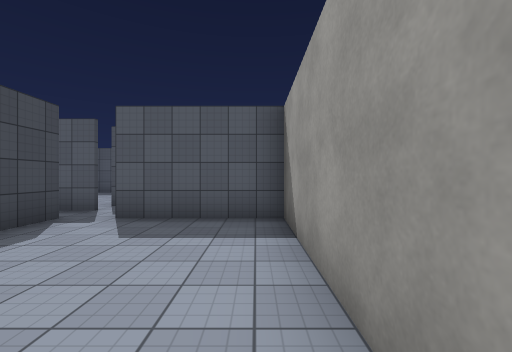
[1] (above)

16 first-person views from a walk through a Unity game level. The camera is 1.5 m above the floor, looks level and sees 90° across. The floor is counted in squares, 2 m on a side. Each view is taken from the middle of a square. On the plan, view 1 faces up. The plan holds only what a view shows up to about 9 squares ahead; the rest is blank. The place goes on beyond the plan. Surface patterns are stand-ins for the level's own textures.

[2]
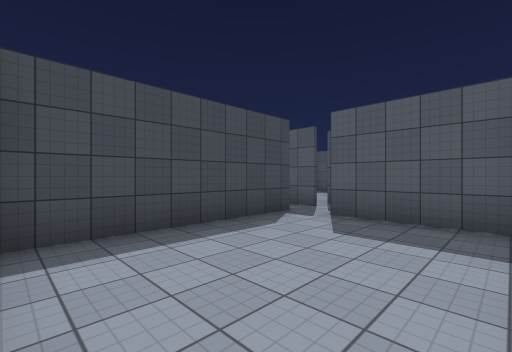

[3]
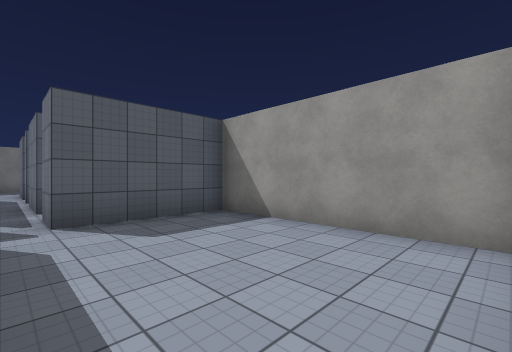

[4]
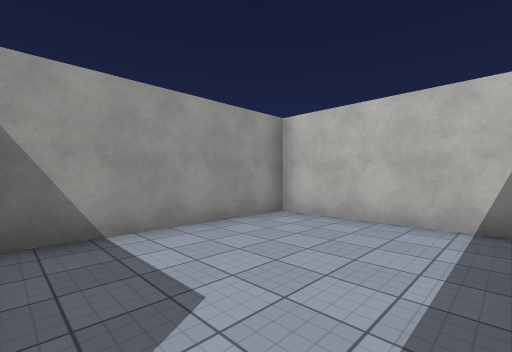

[5]
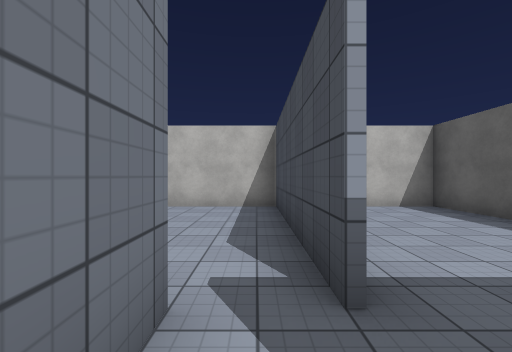

[6]
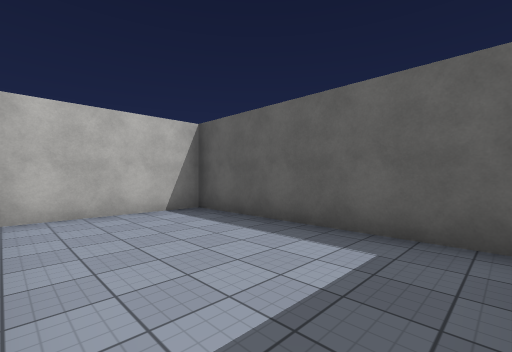

[7]
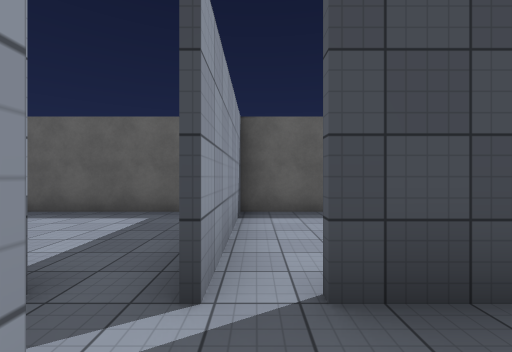

[8]
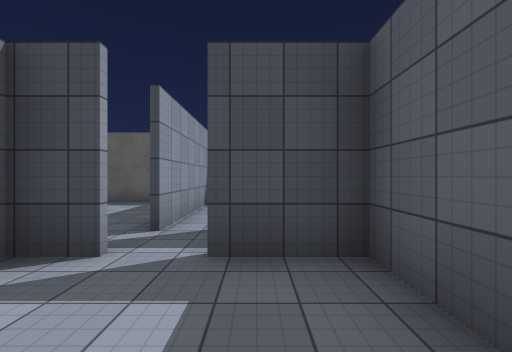

[9]
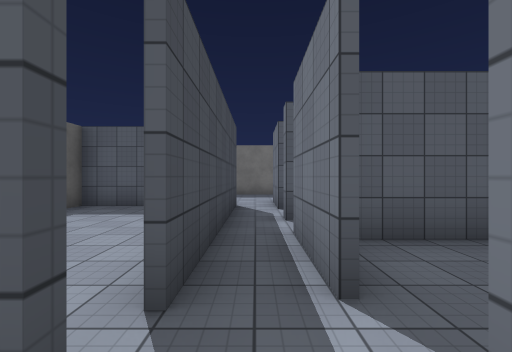

[10]
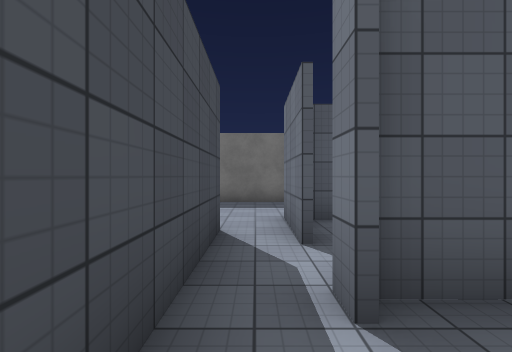

[11]
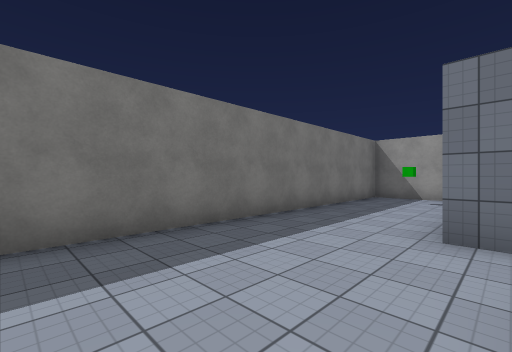

[12]
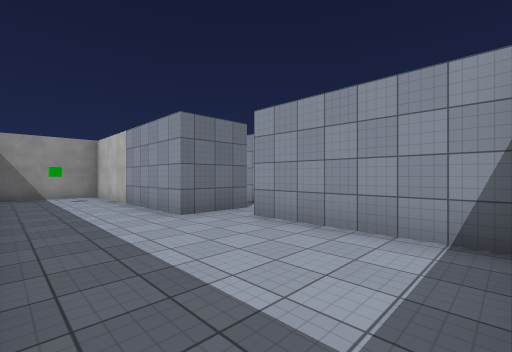

[13]
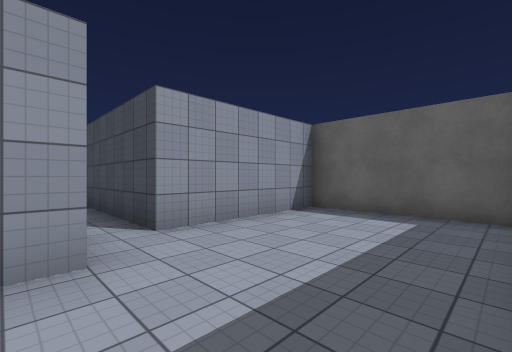

[14]
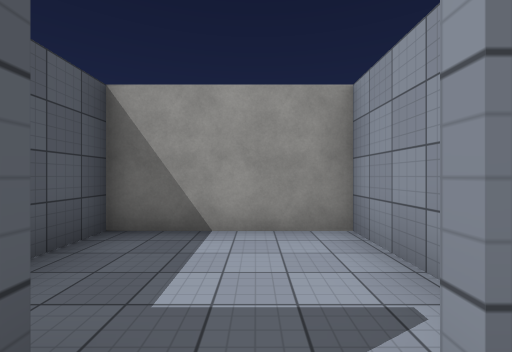

[15]
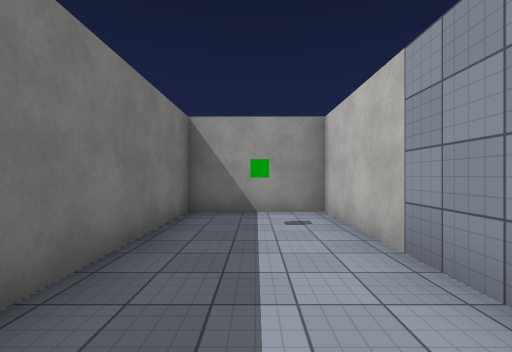

[16]
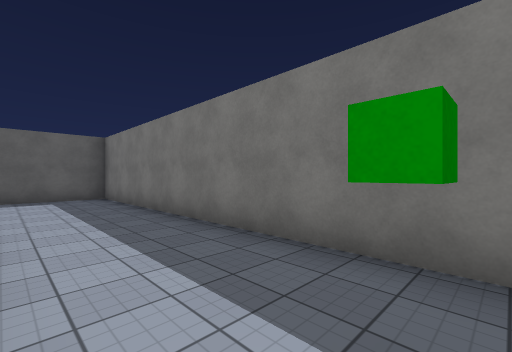

### Floor plan
Ten units are one square. View 1 is at (0, 0); x grows to the right and y downward. Boxes are objects, and circles mark ways between rooms. Rooms are numbered by the first view taken in them; rooms with no view inside come last. Other rooms are left out.
<svg viewBox="-79 -159 118 167">
<path fill="none" stroke="#000" d="M-35 -46 -35 1M5 -46 -25 -46 -25 -56M-25 -65 -25 -84M-39 3 5 3 5 -49M-35 -86 -35 -64M-74 -50 -74 3 -39 3M-34 -56 -44 -56M5 -49 5 -81 -24 -81 -24 -65M-24 -47 5 -47M-25 -108 -25 -125 34 -125 34 -154 -74 -154 -74 -109M-74 -115 -35 -115M-25 -92 -25 -98M-14 -96 -24 -96M-35 -115 -35 -86"/>
<rect x="15" y="-145" width="10" height="10" fill="#bbb"><title>green cube</title></rect>
<circle cx="-40" cy="-50" r="3" fill="#2a7"/>
<circle cx="-30" cy="-60" r="3" fill="#2a7"/>
<circle cx="-30" cy="-75" r="3" fill="#2a7"/>
<circle cx="-30" cy="-105" r="3" fill="#2a7"/>
<text x="-20" y="-30">1</text>
<text x="-60" y="-30">2</text>
<text x="-10" y="-60">3</text>
<text x="-20" y="-140">4</text>
<text x="-20" y="-90">5</text>
</svg>
Room 1 opens to room 2. Room 1 opens to room 3. Room 1 opens to room 5. Room 4 opens to room 5.

Where each view was taken, in squares from view 1:
view 1: 0 up, 0 right, facing up
view 2: 0 up, 0 right, facing up-left
view 3: 0 up, 3 left, facing up-right
view 4: 4 up, 3 left, facing down-right
view 5: 6 up, 3 left, facing down
view 6: 5 up, 4 left, facing down-left
view 7: 6 up, 2 left, facing left
view 8: 7 up, 0 right, facing left
view 9: 5 up, 3 left, facing up
view 10: 8 up, 3 left, facing up
view 11: 12 up, 6 left, facing up-right
view 12: 15 up, 7 left, facing down-right
view 13: 15 up, 2 left, facing down-left
view 14: 6 up, 3 left, facing right
view 15: 14 up, 2 left, facing right
view 16: 13 up, 2 right, facing up-left
